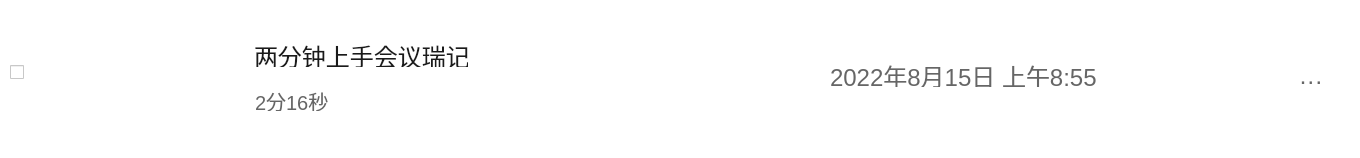
<?xml version="1.0" encoding="UTF-8"?>
<ui version="4.0">
 <class>ListItem</class>
 <widget class="QWidget" name="ListItem">
  <property name="geometry">
   <rect>
    <x>0</x>
    <y>0</y>
    <width>1360</width>
    <height>158</height>
   </rect>
  </property>
  <property name="minimumSize">
   <size>
    <width>1360</width>
    <height>158</height>
   </size>
  </property>
  <property name="maximumSize">
   <size>
    <width>1360</width>
    <height>158</height>
   </size>
  </property>
  <property name="mouseTracking">
   <bool>true</bool>
  </property>
  <property name="focusPolicy">
   <enum>Qt::NoFocus</enum>
  </property>
  <property name="windowTitle">
   <string>Form</string>
  </property>
  <property name="styleSheet">
   <string notr="true">background-color: rgb(255, 255, 255);
border-radius:15px</string>
  </property>
  <widget class="QWidget" name="widget" native="true">
   <property name="geometry">
    <rect>
     <x>0</x>
     <y>0</y>
     <width>1360</width>
     <height>158</height>
    </rect>
   </property>
   <property name="styleSheet">
    <string notr="true">background-color: rgb(255, 255, 255);
border-radius:15px;</string>
   </property>
   <widget class="QCheckBox" name="checkBox">
    <property name="geometry">
     <rect>
      <x>10</x>
      <y>60</y>
      <width>24</width>
      <height>24</height>
     </rect>
    </property>
    <property name="text">
     <string/>
    </property>
   </widget>
   <widget class="QLabel" name="lb_title">
    <property name="geometry">
     <rect>
      <x>254</x>
      <y>43</y>
      <width>214</width>
      <height>24</height>
     </rect>
    </property>
    <property name="font">
     <font>
      <pointsize>18</pointsize>
     </font>
    </property>
    <property name="styleSheet">
     <string notr="true">color:rgba(26, 26, 26, 1)</string>
    </property>
    <property name="text">
     <string>两分钟上手会议瑞记</string>
    </property>
   </widget>
   <widget class="QLabel" name="lb_operation">
    <property name="geometry">
     <rect>
      <x>1299</x>
      <y>70</y>
      <width>41</width>
      <height>21</height>
     </rect>
    </property>
    <property name="font">
     <font>
      <pointsize>18</pointsize>
     </font>
    </property>
    <property name="styleSheet">
     <string notr="true">color:rgba(102, 102, 102, 1)</string>
    </property>
    <property name="text">
     <string>···</string>
    </property>
    <property name="alignment">
     <set>Qt::AlignLeading|Qt::AlignLeft|Qt::AlignVCenter</set>
    </property>
   </widget>
   <widget class="PictureBox" name="thumbnail" native="true">
    <property name="geometry">
     <rect>
      <x>47</x>
      <y>25</y>
      <width>176</width>
      <height>99</height>
     </rect>
    </property>
   </widget>
   <widget class="QLabel" name="create_time">
    <property name="geometry">
     <rect>
      <x>830</x>
      <y>63</y>
      <width>281</width>
      <height>24</height>
     </rect>
    </property>
    <property name="font">
     <font>
      <pointsize>18</pointsize>
     </font>
    </property>
    <property name="styleSheet">
     <string notr="true">color:rgba(102, 102, 102, 1);</string>
    </property>
    <property name="text">
     <string>2022年8月15日 上午8:55</string>
    </property>
   </widget>
   <widget class="QLabel" name="lb_duration">
    <property name="geometry">
     <rect>
      <x>255</x>
      <y>86</y>
      <width>101</width>
      <height>25</height>
     </rect>
    </property>
    <property name="font">
     <font>
      <pointsize>15</pointsize>
     </font>
    </property>
    <property name="styleSheet">
     <string notr="true">color:rgba(102, 102, 102, 1)</string>
    </property>
    <property name="frameShape">
     <enum>QFrame::NoFrame</enum>
    </property>
    <property name="text">
     <string>&lt;html&gt;&lt;head/&gt;&lt;body&gt;&lt;p&gt;2分16秒&lt;/p&gt;&lt;/body&gt;&lt;/html&gt;</string>
    </property>
   </widget>
  </widget>
 </widget>
 <customwidgets>
  <customwidget>
   <class>PictureBox</class>
   <extends>QWidget</extends>
   <header>picturebox.h</header>
   <container>1</container>
  </customwidget>
 </customwidgets>
 <resources/>
 <connections/>
</ui>
